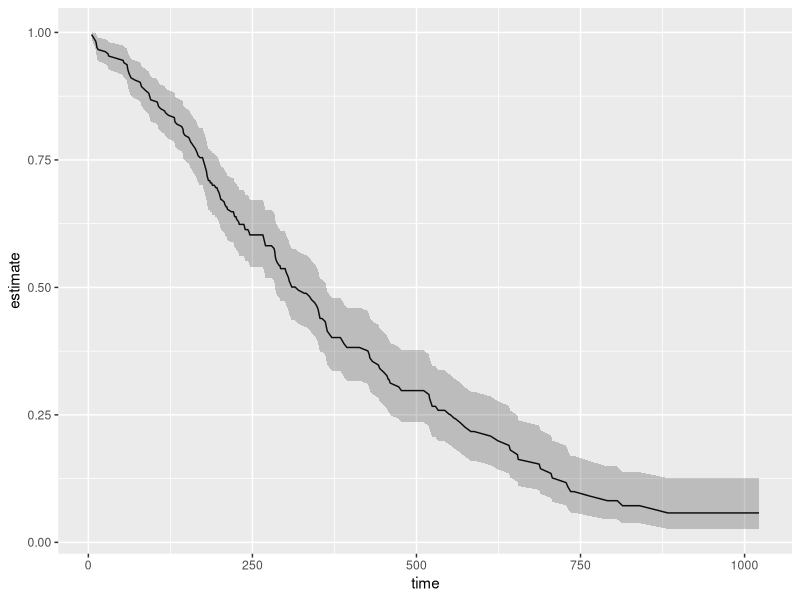
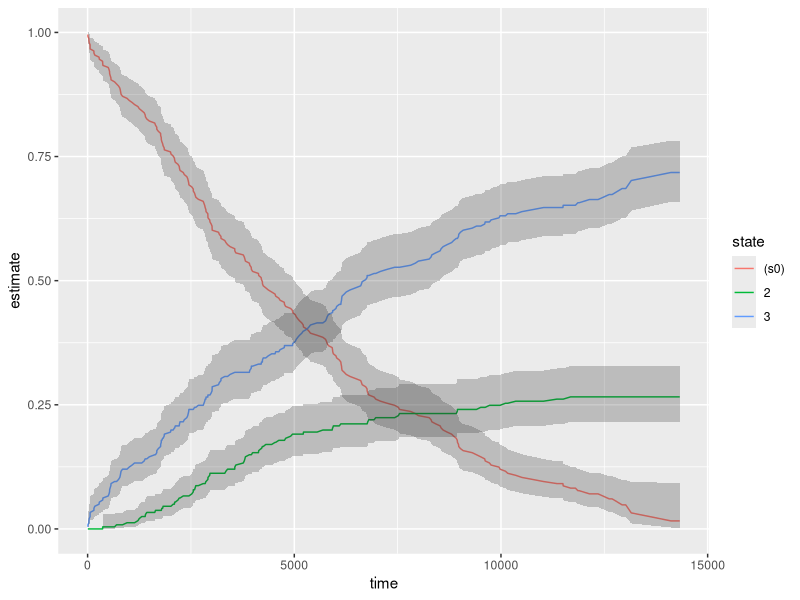

Source code (R) for these figures, in order:
library(broom)


### Name: tidy.survfit
### Title: Tidy a(n) survfit object
### Aliases: tidy.survfit survfit_tidiers

### ** Examples


library(survival)
cfit <- coxph(Surv(time, status) ~ age + sex, lung)
sfit <- survfit(cfit)

tidy(sfit)
glance(sfit)

library(ggplot2)
ggplot(tidy(sfit), aes(time, estimate)) + geom_line() +
    geom_ribbon(aes(ymin=conf.low, ymax=conf.high), alpha=.25)

# multi-state
fitCI <- survfit(Surv(stop, status * as.numeric(event), type = "mstate") ~ 1,
              data = mgus1, subset = (start == 0))
td_multi <- tidy(fitCI)
td_multi

ggplot(td_multi, aes(time, estimate, group = state)) +
    geom_line(aes(color = state)) +
    geom_ribbon(aes(ymin = conf.low, ymax = conf.high), alpha = .25)
